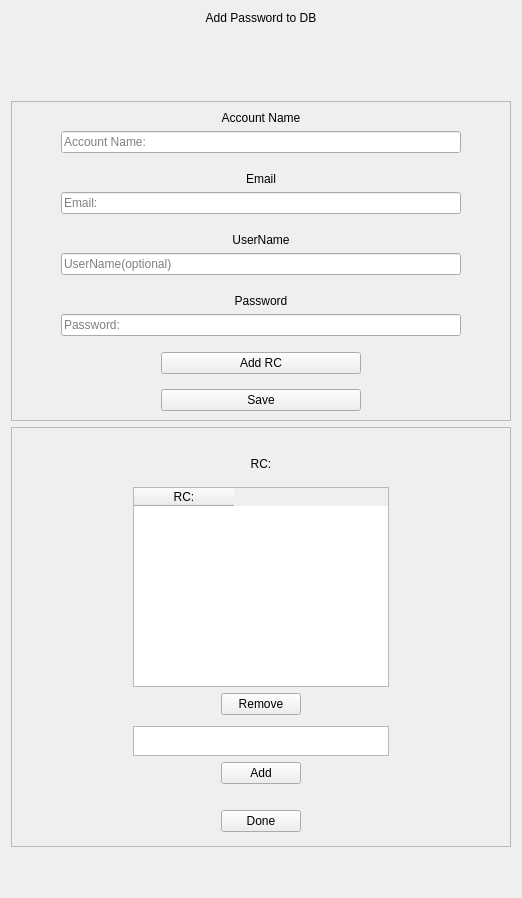
      <widget class="QWidget" name="tabAdd">
       <attribute name="title">
        <string>Add</string>
       </attribute>
       <layout class="QVBoxLayout" name="verticalLayout_2">
        <item>
         <widget class="QLabel" name="label_25">
          <property name="text">
           <string>Add Password to DB</string>
          </property>
          <property name="alignment">
           <set>Qt::AlignCenter</set>
          </property>
         </widget>
        </item>
        <item>
         <spacer name="verticalSpacer_13">
          <property name="orientation">
           <enum>Qt::Vertical</enum>
          </property>
          <property name="sizeType">
           <enum>QSizePolicy::Fixed</enum>
          </property>
          <property name="sizeHint" stdset="0">
           <size>
            <width>20</width>
            <height>70</height>
           </size>
          </property>
         </spacer>
        </item>
        <item>
         <widget class="QFrame" name="frmAddAcc">
          <property name="frameShape">
           <enum>QFrame::StyledPanel</enum>
          </property>
          <property name="frameShadow">
           <enum>QFrame::Raised</enum>
          </property>
          <layout class="QVBoxLayout" name="verticalLayout">
           <item>
            <widget class="QLabel" name="label_58">
             <property name="minimumSize">
              <size>
               <width>70</width>
               <height>0</height>
              </size>
             </property>
             <property name="text">
              <string>Account Name</string>
             </property>
             <property name="alignment">
              <set>Qt::AlignCenter</set>
             </property>
            </widget>
           </item>
           <item>
            <layout class="QHBoxLayout" name="horizontalLayout_52">
             <item>
              <spacer name="horizontalSpacer_20">
               <property name="orientation">
                <enum>Qt::Horizontal</enum>
               </property>
               <property name="sizeType">
                <enum>QSizePolicy::Expanding</enum>
               </property>
               <property name="sizeHint" stdset="0">
                <size>
                 <width>40</width>
                 <height>20</height>
                </size>
               </property>
              </spacer>
             </item>
             <item>
              <widget class="QLineEdit" name="edtAddAccName">
               <property name="minimumSize">
                <size>
                 <width>400</width>
                 <height>0</height>
                </size>
               </property>
               <property name="placeholderText">
                <string>Account Name:</string>
               </property>
              </widget>
             </item>
             <item>
              <spacer name="horizontalSpacer_19">
               <property name="orientation">
                <enum>Qt::Horizontal</enum>
               </property>
               <property name="sizeType">
                <enum>QSizePolicy::Expanding</enum>
               </property>
               <property name="sizeHint" stdset="0">
                <size>
                 <width>40</width>
                 <height>20</height>
                </size>
               </property>
              </spacer>
             </item>
            </layout>
           </item>
           <item>
            <spacer name="verticalSpacer_14">
             <property name="orientation">
              <enum>Qt::Vertical</enum>
             </property>
             <property name="sizeType">
              <enum>QSizePolicy::Fixed</enum>
             </property>
             <property name="sizeHint" stdset="0">
              <size>
               <width>20</width>
               <height>13</height>
              </size>
             </property>
            </spacer>
           </item>
           <item>
            <widget class="QLabel" name="label_19">
             <property name="minimumSize">
              <size>
               <width>70</width>
               <height>0</height>
              </size>
             </property>
             <property name="text">
              <string>Email</string>
             </property>
             <property name="alignment">
              <set>Qt::AlignCenter</set>
             </property>
            </widget>
           </item>
           <item>
            <layout class="QHBoxLayout" name="horizontalLayout_51">
             <item>
              <spacer name="horizontalSpacer_22">
               <property name="orientation">
                <enum>Qt::Horizontal</enum>
               </property>
               <property name="sizeType">
                <enum>QSizePolicy::Expanding</enum>
               </property>
               <property name="sizeHint" stdset="0">
                <size>
                 <width>40</width>
                 <height>20</height>
                </size>
               </property>
              </spacer>
             </item>
             <item>
              <widget class="QLineEdit" name="edtAddEmail">
               <property name="minimumSize">
                <size>
                 <width>400</width>
                 <height>0</height>
                </size>
               </property>
               <property name="placeholderText">
                <string>Email:</string>
               </property>
              </widget>
             </item>
             <item>
              <spacer name="horizontalSpacer_21">
               <property name="orientation">
                <enum>Qt::Horizontal</enum>
               </property>
               <property name="sizeType">
                <enum>QSizePolicy::Expanding</enum>
               </property>
               <property name="sizeHint" stdset="0">
                <size>
                 <width>40</width>
                 <height>20</height>
                </size>
               </property>
              </spacer>
             </item>
            </layout>
           </item>
           <item>
            <spacer name="verticalSpacer_16">
             <property name="orientation">
              <enum>Qt::Vertical</enum>
             </property>
             <property name="sizeType">
              <enum>QSizePolicy::Fixed</enum>
             </property>
             <property name="sizeHint" stdset="0">
              <size>
               <width>20</width>
               <height>13</height>
              </size>
             </property>
            </spacer>
           </item>
           <item>
            <widget class="QLabel" name="label_20">
             <property name="minimumSize">
              <size>
               <width>70</width>
               <height>0</height>
              </size>
             </property>
             <property name="text">
              <string>UserName</string>
             </property>
             <property name="alignment">
              <set>Qt::AlignCenter</set>
             </property>
            </widget>
           </item>
           <item>
            <layout class="QHBoxLayout" name="horizontalLayout_50">
             <item>
              <spacer name="horizontalSpacer_23">
               <property name="orientation">
                <enum>Qt::Horizontal</enum>
               </property>
               <property name="sizeType">
                <enum>QSizePolicy::Expanding</enum>
               </property>
               <property name="sizeHint" stdset="0">
                <size>
                 <width>40</width>
                 <height>20</height>
                </size>
               </property>
              </spacer>
             </item>
             <item>
              <widget class="QLineEdit" name="edtAddUserName">
               <property name="minimumSize">
                <size>
                 <width>400</width>
                 <height>0</height>
                </size>
               </property>
               <property name="placeholderText">
                <string>UserName(optional)</string>
               </property>
              </widget>
             </item>
             <item>
              <spacer name="horizontalSpacer_24">
               <property name="orientation">
                <enum>Qt::Horizontal</enum>
               </property>
               <property name="sizeType">
                <enum>QSizePolicy::Expanding</enum>
               </property>
               <property name="sizeHint" stdset="0">
                <size>
                 <width>40</width>
                 <height>20</height>
                </size>
               </property>
              </spacer>
             </item>
            </layout>
           </item>
           <item>
            <spacer name="verticalSpacer_15">
             <property name="orientation">
              <enum>Qt::Vertical</enum>
             </property>
             <property name="sizeType">
              <enum>QSizePolicy::Fixed</enum>
             </property>
             <property name="sizeHint" stdset="0">
              <size>
               <width>20</width>
               <height>13</height>
              </size>
             </property>
            </spacer>
           </item>
           <item>
            <widget class="QLabel" name="label_21">
             <property name="minimumSize">
              <size>
               <width>70</width>
               <height>0</height>
              </size>
             </property>
             <property name="text">
              <string>Password</string>
             </property>
             <property name="alignment">
              <set>Qt::AlignCenter</set>
             </property>
            </widget>
           </item>
           <item>
            <layout class="QHBoxLayout" name="horizontalLayout_49">
             <item>
              <spacer name="horizontalSpacer_25">
               <property name="orientation">
                <enum>Qt::Horizontal</enum>
               </property>
               <property name="sizeType">
                <enum>QSizePolicy::Expanding</enum>
               </property>
               <property name="sizeHint" stdset="0">
                <size>
                 <width>40</width>
                 <height>20</height>
                </size>
               </property>
              </spacer>
             </item>
             <item>
              <widget class="QLineEdit" name="edtAddPassword">
               <property name="minimumSize">
                <size>
                 <width>400</width>
                 <height>0</height>
                </size>
               </property>
               <property name="placeholderText">
                <string>Password:</string>
               </property>
              </widget>
             </item>
             <item>
              <spacer name="horizontalSpacer_26">
               <property name="orientation">
                <enum>Qt::Horizontal</enum>
               </property>
               <property name="sizeType">
                <enum>QSizePolicy::Expanding</enum>
               </property>
               <property name="sizeHint" stdset="0">
                <size>
                 <width>40</width>
                 <height>20</height>
                </size>
               </property>
              </spacer>
             </item>
            </layout>
           </item>
           <item>
            <spacer name="verticalSpacer_18">
             <property name="orientation">
              <enum>Qt::Vertical</enum>
             </property>
             <property name="sizeType">
              <enum>QSizePolicy::Fixed</enum>
             </property>
             <property name="sizeHint" stdset="0">
              <size>
               <width>20</width>
               <height>10</height>
              </size>
             </property>
            </spacer>
           </item>
           <item>
            <layout class="QHBoxLayout" name="horizontalLayout_54">
             <item>
              <spacer name="horizontalSpacer_29">
               <property name="orientation">
                <enum>Qt::Horizontal</enum>
               </property>
               <property name="sizeType">
                <enum>QSizePolicy::Expanding</enum>
               </property>
               <property name="sizeHint" stdset="0">
                <size>
                 <width>80</width>
                 <height>20</height>
                </size>
               </property>
              </spacer>
             </item>
             <item>
              <widget class="QPushButton" name="btnAddRC">
               <property name="minimumSize">
                <size>
                 <width>200</width>
                 <height>0</height>
                </size>
               </property>
               <property name="text">
                <string>Add RC</string>
               </property>
               <property name="checkable">
                <bool>false</bool>
               </property>
              </widget>
             </item>
             <item>
              <spacer name="horizontalSpacer_30">
               <property name="orientation">
                <enum>Qt::Horizontal</enum>
               </property>
               <property name="sizeType">
                <enum>QSizePolicy::Expanding</enum>
               </property>
               <property name="sizeHint" stdset="0">
                <size>
                 <width>80</width>
                 <height>20</height>
                </size>
               </property>
              </spacer>
             </item>
            </layout>
           </item>
           <item>
            <spacer name="verticalSpacer_19">
             <property name="orientation">
              <enum>Qt::Vertical</enum>
             </property>
             <property name="sizeType">
              <enum>QSizePolicy::Fixed</enum>
             </property>
             <property name="sizeHint" stdset="0">
              <size>
               <width>20</width>
               <height>9</height>
              </size>
             </property>
            </spacer>
           </item>
           <item>
            <layout class="QHBoxLayout" name="horizontalLayout_53">
             <item>
              <spacer name="horizontalSpacer_27">
               <property name="orientation">
                <enum>Qt::Horizontal</enum>
               </property>
               <property name="sizeType">
                <enum>QSizePolicy::Expanding</enum>
               </property>
               <property name="sizeHint" stdset="0">
                <size>
                 <width>80</width>
                 <height>20</height>
                </size>
               </property>
              </spacer>
             </item>
             <item>
              <widget class="QPushButton" name="btnAddSave">
               <property name="minimumSize">
                <size>
                 <width>200</width>
                 <height>0</height>
                </size>
               </property>
               <property name="text">
                <string>Save</string>
               </property>
               <property name="checkable">
                <bool>false</bool>
               </property>
              </widget>
             </item>
             <item>
              <spacer name="horizontalSpacer_28">
               <property name="orientation">
                <enum>Qt::Horizontal</enum>
               </property>
               <property name="sizeType">
                <enum>QSizePolicy::Expanding</enum>
               </property>
               <property name="sizeHint" stdset="0">
                <size>
                 <width>80</width>
                 <height>20</height>
                </size>
               </property>
              </spacer>
             </item>
            </layout>
           </item>
          </layout>
         </widget>
        </item>
        <item>
         <widget class="QFrame" name="frmAddRc">
          <property name="frameShape">
           <enum>QFrame::StyledPanel</enum>
          </property>
          <property name="frameShadow">
           <enum>QFrame::Raised</enum>
          </property>
          <layout class="QVBoxLayout" name="verticalLayout_3">
           <item>
            <spacer name="vSpaceRC1">
             <property name="orientation">
              <enum>Qt::Vertical</enum>
             </property>
             <property name="sizeType">
              <enum>QSizePolicy::Fixed</enum>
             </property>
             <property name="sizeHint" stdset="0">
              <size>
               <width>20</width>
               <height>20</height>
              </size>
             </property>
            </spacer>
           </item>
           <item>
            <widget class="QLabel" name="lblRC">
             <property name="text">
              <string>RC:</string>
             </property>
             <property name="alignment">
              <set>Qt::AlignCenter</set>
             </property>
            </widget>
           </item>
           <item>
            <spacer name="vSpaceRC2">
             <property name="orientation">
              <enum>Qt::Vertical</enum>
             </property>
             <property name="sizeType">
              <enum>QSizePolicy::Fixed</enum>
             </property>
             <property name="sizeHint" stdset="0">
              <size>
               <width>20</width>
               <height>10</height>
              </size>
             </property>
            </spacer>
           </item>
           <item>
            <layout class="QHBoxLayout" name="hLayRCList">
             <item>
              <spacer name="hLayRCList1">
               <property name="orientation">
                <enum>Qt::Horizontal</enum>
               </property>
               <property name="sizeHint" stdset="0">
                <size>
                 <width>40</width>
                 <height>20</height>
                </size>
               </property>
              </spacer>
             </item>
             <item>
              <widget class="QTableWidget" name="tabwRCList">
               <property name="minimumSize">
                <size>
                 <width>220</width>
                 <height>200</height>
                </size>
               </property>
               <column>
                <property name="text">
                 <string>RC:</string>
                </property>
               </column>
              </widget>
             </item>
             <item>
              <spacer name="hSpaceRCList2">
               <property name="orientation">
                <enum>Qt::Horizontal</enum>
               </property>
               <property name="sizeHint" stdset="0">
                <size>
                 <width>40</width>
                 <height>20</height>
                </size>
               </property>
              </spacer>
             </item>
            </layout>
           </item>
           <item>
            <layout class="QHBoxLayout" name="hLayRCRem">
             <item>
              <spacer name="hSpaceRCRem1">
               <property name="orientation">
                <enum>Qt::Horizontal</enum>
               </property>
               <property name="sizeHint" stdset="0">
                <size>
                 <width>40</width>
                 <height>20</height>
                </size>
               </property>
              </spacer>
             </item>
             <item>
              <widget class="QPushButton" name="btnRCRem">
               <property name="text">
                <string>Remove</string>
               </property>
              </widget>
             </item>
             <item>
              <spacer name="hSpaceRCRem2">
               <property name="orientation">
                <enum>Qt::Horizontal</enum>
               </property>
               <property name="sizeHint" stdset="0">
                <size>
                 <width>40</width>
                 <height>20</height>
                </size>
               </property>
              </spacer>
             </item>
            </layout>
           </item>
           <item>
            <spacer name="vSpaceRC3">
             <property name="orientation">
              <enum>Qt::Vertical</enum>
             </property>
             <property name="sizeType">
              <enum>QSizePolicy::Fixed</enum>
             </property>
             <property name="sizeHint" stdset="0">
              <size>
               <width>20</width>
               <height>5</height>
              </size>
             </property>
            </spacer>
           </item>
           <item>
            <layout class="QHBoxLayout" name="hLayRCAddText">
             <item>
              <spacer name="hSpaceRCAddText1">
               <property name="orientation">
                <enum>Qt::Horizontal</enum>
               </property>
               <property name="sizeHint" stdset="0">
                <size>
                 <width>40</width>
                 <height>20</height>
                </size>
               </property>
              </spacer>
             </item>
             <item>
              <widget class="QTextEdit" name="tedtRCAddText">
               <property name="maximumSize">
                <size>
                 <width>16777215</width>
                 <height>30</height>
                </size>
               </property>
              </widget>
             </item>
             <item>
              <spacer name="hSpaceRCAddText2">
               <property name="orientation">
                <enum>Qt::Horizontal</enum>
               </property>
               <property name="sizeHint" stdset="0">
                <size>
                 <width>40</width>
                 <height>20</height>
                </size>
               </property>
              </spacer>
             </item>
            </layout>
           </item>
           <item>
            <layout class="QHBoxLayout" name="hLayRCAdd">
             <item>
              <spacer name="hSpaceRCAdd1">
               <property name="orientation">
                <enum>Qt::Horizontal</enum>
               </property>
               <property name="sizeHint" stdset="0">
                <size>
                 <width>40</width>
                 <height>20</height>
                </size>
               </property>
              </spacer>
             </item>
             <item>
              <widget class="QPushButton" name="btnRCAdd">
               <property name="text">
                <string>Add</string>
               </property>
              </widget>
             </item>
             <item>
              <spacer name="hSpaceRCAdd2">
               <property name="orientation">
                <enum>Qt::Horizontal</enum>
               </property>
               <property name="sizeHint" stdset="0">
                <size>
                 <width>40</width>
                 <height>20</height>
                </size>
               </property>
              </spacer>
             </item>
            </layout>
           </item>
           <item>
            <spacer name="vSpaceRC4">
             <property name="orientation">
              <enum>Qt::Vertical</enum>
             </property>
             <property name="sizeType">
              <enum>QSizePolicy::Fixed</enum>
             </property>
             <property name="sizeHint" stdset="0">
              <size>
               <width>20</width>
               <height>20</height>
              </size>
             </property>
            </spacer>
           </item>
           <item>
            <layout class="QHBoxLayout" name="hLayRCDone">
             <item>
              <spacer name="hSpaceRCDone1">
               <property name="orientation">
                <enum>Qt::Horizontal</enum>
               </property>
               <property name="sizeHint" stdset="0">
                <size>
                 <width>40</width>
                 <height>20</height>
                </size>
               </property>
              </spacer>
             </item>
             <item>
              <widget class="QPushButton" name="btnRCDone">
               <property name="text">
                <string>Done</string>
               </property>
              </widget>
             </item>
             <item>
              <spacer name="hSpaceRCDone2">
               <property name="orientation">
                <enum>Qt::Horizontal</enum>
               </property>
               <property name="sizeHint" stdset="0">
                <size>
                 <width>40</width>
                 <height>20</height>
                </size>
               </property>
              </spacer>
             </item>
            </layout>
           </item>
           <item>
            <spacer name="vSpaceRC5">
             <property name="orientation">
              <enum>Qt::Vertical</enum>
             </property>
             <property name="sizeType">
              <enum>QSizePolicy::Fixed</enum>
             </property>
             <property name="sizeHint" stdset="0">
              <size>
               <width>10</width>
               <height>5</height>
              </size>
             </property>
            </spacer>
           </item>
          </layout>
         </widget>
        </item>
        <item>
         <spacer name="verticalSpacer_17">
          <property name="orientation">
           <enum>Qt::Vertical</enum>
          </property>
          <property name="sizeHint" stdset="0">
           <size>
            <width>20</width>
            <height>40</height>
           </size>
          </property>
         </spacer>
        </item>
       </layout>
       <zorder>frmAddRc</zorder>
       <zorder>label_25</zorder>
       <zorder>frmAddAcc</zorder>
      </widget>
